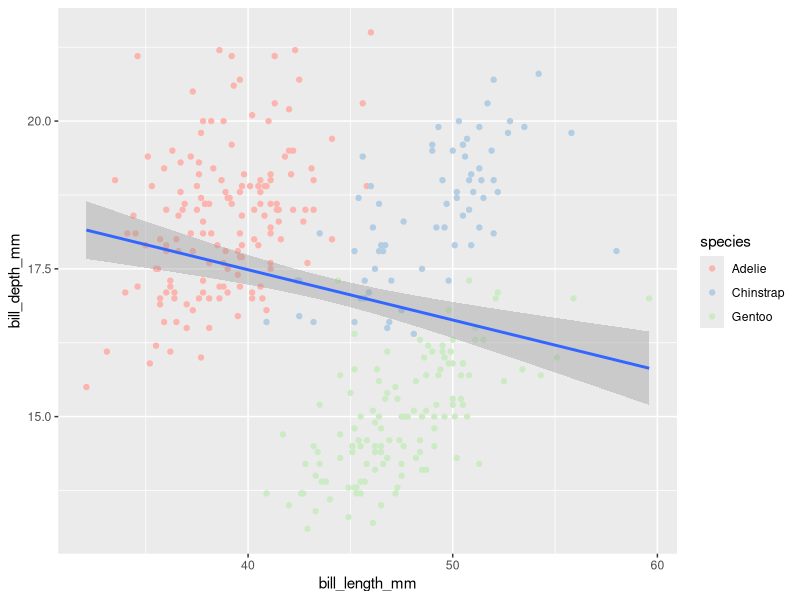
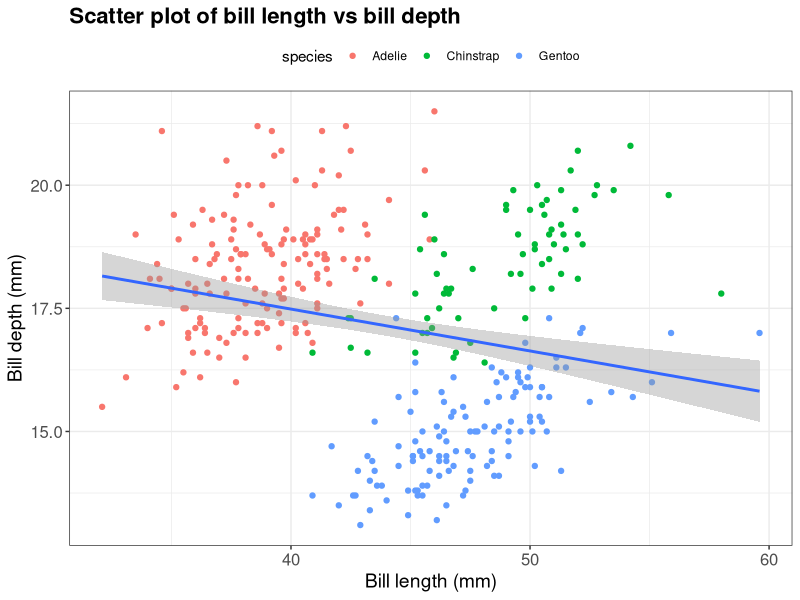

These figures' R source, in order:
## ---- chunk 1
stepwise_vec <- seq(from = 6, to = 8, by = 0.2)
stepwise_vec
## ---- chunk 2
  length(stepwise_vec)
## ---- chunk 3
  # Print the first 6 elements:
  head(stepwise_vec)

  # Print the last 6 elements:
  tail(stepwise_vec)

  # Both head and tail have argument `n` to specify the number of elements:
  tail(stepwise_vec, n = 2)
## ---- chunk 4
  # mean() will compute the mean (average) across all elements
  mean(stepwise_vec)
## ---- chunk 5
  stepwise_vec[length(stepwise_vec)] <- 0
  stepwise_vec
## ---- chunk 6
  stepwise_vec[2] <- mean(stepwise_vec)
  stepwise_vec
## ---- chunk 7
x <- 1:26
x

y <- x - 0.5
y
## ---- chunk 8
diet_fct <- factor(c("high", "medium", "low"), levels = c("low", "medium", "high"))
typeof(diet_fct)
## ---- chunk 9
#| message: false
library(tidyverse)
library(palmerpenguins)
## ---- chunk 10
penguins |>
  ggplot(aes(x = bill_length_mm, y = bill_depth_mm)) +
  geom_point(aes(color = species)) +
  scale_color_brewer(palette = "Pastel1") +
  geom_smooth(method = "lm")
## ---- chunk 11
penguins |>
  ggplot(aes(x = bill_length_mm, y = bill_depth_mm)) +
  geom_point(aes(color = species)) +
  geom_smooth(method = "lm") +
  labs(
    title = "Scatter plot of bill length vs bill depth",
    x = "Bill length (mm)",
    y = "Bill depth (mm)"
  ) +
  theme_bw() +
  theme(
    plot.title = element_text(size = 16, face = "bold"),
    axis.title = element_text(size = 14),
    axis.text = element_text(size = 12),
    legend.position = "top"
  )
